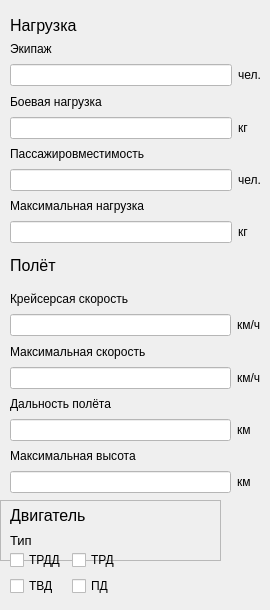
      <widget class="QWidget" name="page_8">
       <widget class="QLabel" name="label_173">
        <property name="geometry">
         <rect>
          <x>10</x>
          <y>10</y>
          <width>181</width>
          <height>31</height>
         </rect>
        </property>
        <property name="font">
         <font>
          <pointsize>12</pointsize>
         </font>
        </property>
        <property name="text">
         <string>Нагрузка</string>
        </property>
       </widget>
       <widget class="QWidget" name="gridLayoutWidget_19">
        <property name="geometry">
         <rect>
          <x>10</x>
          <y>40</y>
          <width>251</width>
          <height>203</height>
         </rect>
        </property>
        <layout class="QGridLayout" name="gridLayout_19">
         <item row="5" column="0">
          <widget class="QLineEdit" name="lineEdit_86">
           <property name="styleSheet">
            <string notr="true">background-color: rgb(255, 255, 255);</string>
           </property>
          </widget>
         </item>
         <item row="5" column="1">
          <widget class="QLabel" name="label_174">
           <property name="text">
            <string>чел.</string>
           </property>
          </widget>
         </item>
         <item row="0" column="0">
          <widget class="QLabel" name="label_175">
           <property name="text">
            <string>Экипаж</string>
           </property>
          </widget>
         </item>
         <item row="6" column="0">
          <widget class="QLabel" name="label_176">
           <property name="text">
            <string>Максимальная нагрузка</string>
           </property>
          </widget>
         </item>
         <item row="2" column="0">
          <widget class="QLabel" name="label_177">
           <property name="text">
            <string>Боевая нагрузка</string>
           </property>
          </widget>
         </item>
         <item row="3" column="1">
          <widget class="QLabel" name="label_178">
           <property name="text">
            <string>кг</string>
           </property>
          </widget>
         </item>
         <item row="1" column="0">
          <widget class="QLineEdit" name="lineEdit_87">
           <property name="styleSheet">
            <string notr="true">background-color: rgb(255, 255, 255);</string>
           </property>
          </widget>
         </item>
         <item row="1" column="1">
          <widget class="QLabel" name="label_179">
           <property name="text">
            <string>чел.</string>
           </property>
          </widget>
         </item>
         <item row="3" column="0">
          <widget class="QLineEdit" name="lineEdit_88">
           <property name="styleSheet">
            <string notr="true">background-color: rgb(255, 255, 255);</string>
           </property>
          </widget>
         </item>
         <item row="4" column="0">
          <widget class="QLabel" name="label_180">
           <property name="text">
            <string>Пассажировместимость</string>
           </property>
          </widget>
         </item>
         <item row="7" column="0">
          <widget class="QLineEdit" name="lineEdit_89">
           <property name="styleSheet">
            <string notr="true">background-color: rgb(255, 255, 255);</string>
           </property>
          </widget>
         </item>
         <item row="7" column="1">
          <widget class="QLabel" name="label_181">
           <property name="text">
            <string>кг</string>
           </property>
          </widget>
         </item>
        </layout>
       </widget>
       <widget class="QLabel" name="label_182">
        <property name="geometry">
         <rect>
          <x>10</x>
          <y>250</y>
          <width>181</width>
          <height>31</height>
         </rect>
        </property>
        <property name="font">
         <font>
          <pointsize>12</pointsize>
         </font>
        </property>
        <property name="text">
         <string>Полёт</string>
        </property>
       </widget>
       <widget class="QWidget" name="gridLayoutWidget_20">
        <property name="geometry">
         <rect>
          <x>10</x>
          <y>290</y>
          <width>251</width>
          <height>203</height>
         </rect>
        </property>
        <layout class="QGridLayout" name="gridLayout_20">
         <item row="6" column="0">
          <widget class="QLabel" name="label_183">
           <property name="text">
            <string>Максимальная высота</string>
           </property>
          </widget>
         </item>
         <item row="1" column="0">
          <widget class="QLineEdit" name="lineEdit_90">
           <property name="styleSheet">
            <string notr="true">background-color: rgb(255, 255, 255);</string>
           </property>
          </widget>
         </item>
         <item row="5" column="2">
          <widget class="QLabel" name="label_184">
           <property name="text">
            <string>км</string>
           </property>
          </widget>
         </item>
         <item row="5" column="0">
          <widget class="QLineEdit" name="lineEdit_91">
           <property name="styleSheet">
            <string notr="true">background-color: rgb(255, 255, 255);</string>
           </property>
          </widget>
         </item>
         <item row="3" column="2">
          <widget class="QLabel" name="label_185">
           <property name="text">
            <string>км/ч</string>
           </property>
          </widget>
         </item>
         <item row="1" column="2">
          <widget class="QLabel" name="label_186">
           <property name="text">
            <string>км/ч</string>
           </property>
          </widget>
         </item>
         <item row="3" column="0">
          <widget class="QLineEdit" name="lineEdit_92">
           <property name="styleSheet">
            <string notr="true">background-color: rgb(255, 255, 255);</string>
           </property>
          </widget>
         </item>
         <item row="4" column="0">
          <widget class="QLabel" name="label_187">
           <property name="text">
            <string>Дальность полёта</string>
           </property>
          </widget>
         </item>
         <item row="2" column="0">
          <widget class="QLabel" name="label_188">
           <property name="text">
            <string>Максимальная скорость</string>
           </property>
          </widget>
         </item>
         <item row="0" column="0">
          <widget class="QLabel" name="label_189">
           <property name="text">
            <string>Крейсерсая скорость</string>
           </property>
          </widget>
         </item>
         <item row="7" column="0">
          <widget class="QLineEdit" name="lineEdit_93">
           <property name="styleSheet">
            <string notr="true">background-color: rgb(255, 255, 255);</string>
           </property>
          </widget>
         </item>
         <item row="7" column="2">
          <widget class="QLabel" name="label_190">
           <property name="text">
            <string>км</string>
           </property>
          </widget>
         </item>
        </layout>
       </widget>
       <widget class="QFrame" name="frame_2">
        <property name="geometry">
         <rect>
          <x>0</x>
          <y>500</y>
          <width>221</width>
          <height>61</height>
         </rect>
        </property>
        <property name="frameShape">
         <enum>QFrame::StyledPanel</enum>
        </property>
        <property name="frameShadow">
         <enum>QFrame::Raised</enum>
        </property>
        <widget class="QLabel" name="label_191">
         <property name="geometry">
          <rect>
           <x>10</x>
           <y>0</y>
           <width>181</width>
           <height>31</height>
          </rect>
         </property>
         <property name="font">
          <font>
           <pointsize>12</pointsize>
          </font>
         </property>
         <property name="text">
          <string>Двигатель</string>
         </property>
        </widget>
        <widget class="QLabel" name="label_192">
         <property name="geometry">
          <rect>
           <x>10</x>
           <y>30</y>
           <width>181</width>
           <height>21</height>
          </rect>
         </property>
         <property name="font">
          <font>
           <pointsize>10</pointsize>
          </font>
         </property>
         <property name="styleSheet">
          <string notr="true"/>
         </property>
         <property name="text">
          <string>Тип</string>
         </property>
        </widget>
        <zorder>label_192</zorder>
        <zorder>label_191</zorder>
       </widget>
       <widget class="QWidget" name="formLayoutWidget_18">
        <property name="geometry">
         <rect>
          <x>10</x>
          <y>550</y>
          <width>241</width>
          <height>51</height>
         </rect>
        </property>
        <layout class="QFormLayout" name="formLayout_18">
         <item row="0" column="0">
          <widget class="QCheckBox" name="checkBox_91">
           <property name="text">
            <string>ТРДД</string>
           </property>
          </widget>
         </item>
         <item row="0" column="1">
          <widget class="QCheckBox" name="checkBox_92">
           <property name="text">
            <string>ТРД</string>
           </property>
          </widget>
         </item>
         <item row="1" column="0">
          <widget class="QCheckBox" name="checkBox_93">
           <property name="text">
            <string>ТВД</string>
           </property>
          </widget>
         </item>
         <item row="1" column="1">
          <widget class="QCheckBox" name="checkBox_94">
           <property name="text">
            <string>ПД</string>
           </property>
          </widget>
         </item>
        </layout>
       </widget>
      </widget>
